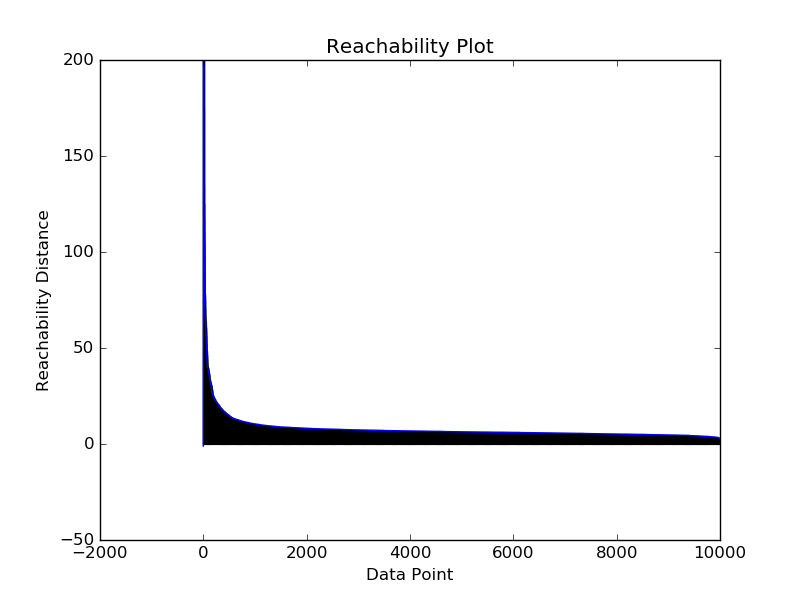

This figure's Python source:
import matplotlib.pyplot as plt
import numpy as np

with open('result.txt') as f:
    array = [float(line) for line in f]

x = np.arange(len(array))
plt.bar(x , array,  align='center', alpha=0.5, color='purple' )

plt.plot( array )
plt.title("Reachability Plot")
plt.xlabel("Data Point")
plt.ylabel("Reachability Distance")
plt.savefig('plot.png')

# plt.show()
